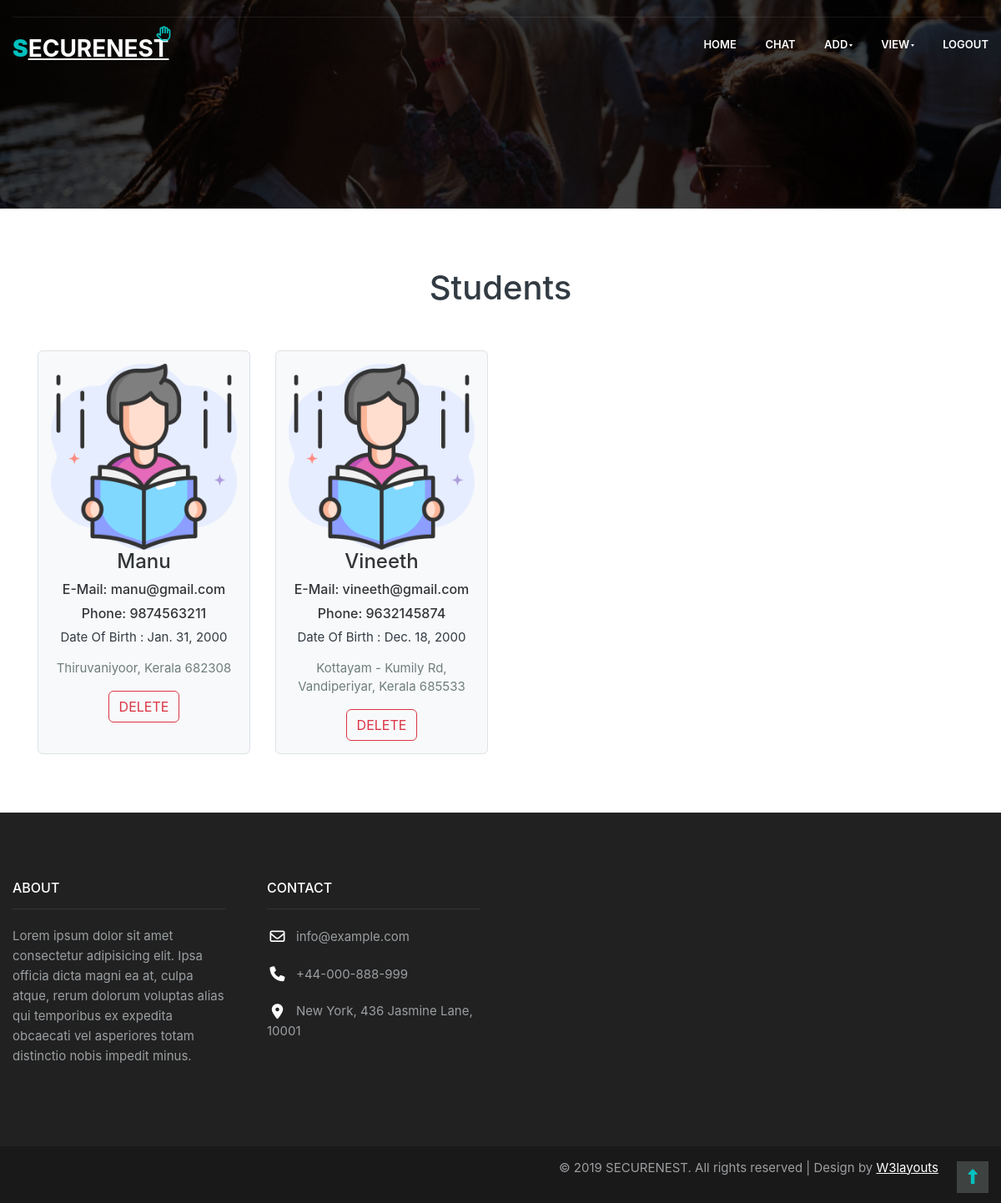
The page /viewChild/ on the database as committed earlier.
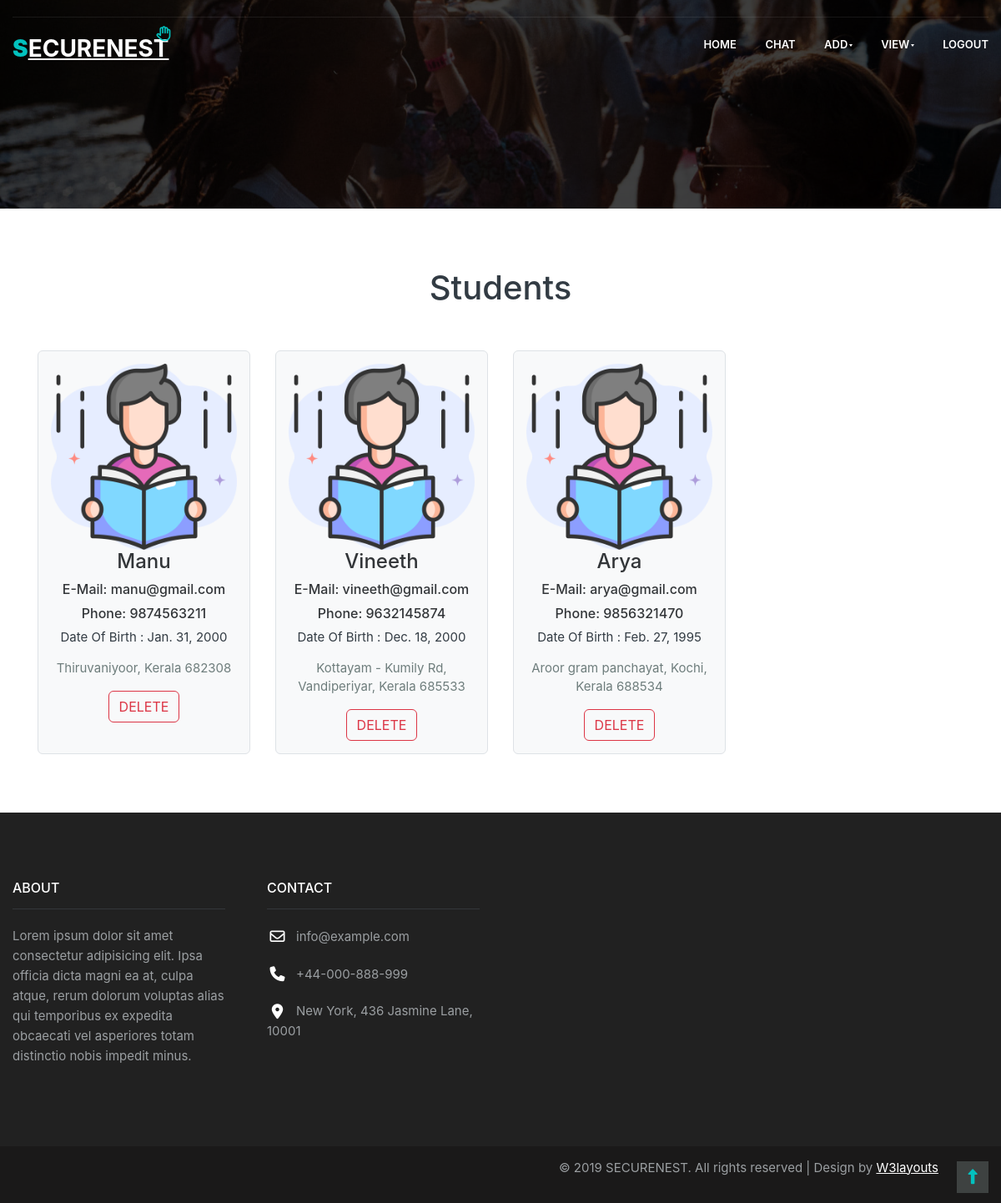
The same page on the database as committed later.
### SecureNestApp/models.py (models this page shows, shortened)
class Child(models.Model):
    name = models.CharField(max_length=100)
    email = models.EmailField(max_length=100)
    phone = models.IntegerField()
    dob = models.DateField()
    gender = models.CharField(max_length=100)
    school = models.ForeignKey(School, on_delete=models.CASCADE, null=True)
    address = models.CharField(max_length=300)
    loginid = models.ForeignKey(Login, on_delete=models.CASCADE, null=True)

### SecureNestApp/views.py (the view)
# urls.py: path("viewChild/", views.viewChild),
def viewChild(request):
    childData = Child.objects.exclude(name="Admin")
    return render(request, "ADMIN/viewChild.html", {"childData": childData})

### templates/ADMIN/viewChild.html
{% extends "ADMIN/adminBase.html" %}
{% load static %}
{% block header %}
<link href="https://cdn.jsdelivr.net/npm/bootstrap@5.2.3/dist/css/bootstrap.min.css" rel="stylesheet">
<section class="w3l-team-main-6">
	<div class="team-content">
		<div class="wrapper">
			<h3 class="hny-title text-center">Students</h3>
			<div class="d-grid grid-col-4 text-center">
				{% for i in childData %}
				<div class="team-main-6 border rounded bg-light" style="padding: 15px;">
					<div class="column-8">
						<a href="team-single.html"><img class="img-responsive"
								src="{% static 'assets/images/study.png' %}" alt=" "></a>
					</div>
					<div class="right-team-9">
						<h4>{{i.name}}</h4>
						<h6>E-Mail: {{i.email}}</h6>
						<h6>Phone: {{i.phone}}</h6>
						<p class="sm-text-32">Date Of Birth : <span>{{i.dob}}</span></p>
						<p class="sub-paragraph midd-para-team">{{i.address}}
						</p>
						<a href="/deleteChild?id={{i.id}}" class="btn btn-outline-danger">DELETE</a>
					</div>
				</div>
				{% endfor %}
			</div>
		</div>
	</div>
</section>
{% endblock %}

### templates/ADMIN/adminBase.html (shortened to what this page needs)
{% load static %}
<!DOCTYPE html>
<html lang="en">
<head>
    <link rel="stylesheet" href="{% static 'assets/css/style-freedom.css' %}">
    <link rel="stylesheet" href="{% static 'assets/css/font-awesome.min.css' %}">
</head>
<body>
    <body>
        <section class="w3l-banner-slider">
            <div class="top-header-header-hny">
                <header id="headers4-block">
                    <div class="wrapper-full">
                        <div class="top-header-strip">
                        </div>
                        <div class="d-grid nav-mobile-block header-align">
                            <div class="logo">
                                <h1 class="hny-logo"><a class="brand-logo" href="#"><label
                                            class="spl-ap">S</label>ECURENEST<span class="fa fa-hand-paper-o logo-icon"
                                            aria-hidden="true"></span></a></h1>
                            </div>
                            <nav>
                                <ul class="menu">
                                    <li><a href="/adminHome">Home</a></li>
                                    <li><a href="/viewStudents">Chat</a></li>
                                    <li>
                                        <a href="#shop">ADD<span class="angle-dropdown" aria-hidden="true"></span></a>
                                    </li>
                                    <li>
                                        <a href="#shop">VIEW<span class="angle-dropdown" aria-hidden="true"></span></a>
                                    </li>
                                    <li><a href="/logout">Logout</a></li>
                                </ul>
                            </nav>
                        </div>
                    </div>
                </header>
                <div class="inner-page-content">
                    <div class="wrapper">
                        <div class="inner-page-hny-info">
                            <ul class="breadcrumbs-custom-path text-center">
                                <li><a href="#"></a>
                                </li>
                            </ul>
                        </div>
                    </div>
                </div>
            </div>
        </section>
        {% block header %}
        {% endblock %}
        <section class="w3l-footer-22-main">
            <div class="footer">
                <div class="wrapper-full">
                    <div class="text-txt">
                        <div class="right-side">
                            <div class="sub-columns">
                                <div class="sub-one-left">
                                    <h6>About </h6>
                                    <p>Lorem ipsum dolor sit amet consectetur adipisicing elit. Ipsa officia dicta magni
                                        ea at, culpa atque, rerum dolorum voluptas alias qui temporibus ex expedita
                                        obcaecati vel asperiores totam distinctio nobis impedit minus.</p>
                                </div>
                                <div class="sub-one-left">
                                    <h6>Contact </h6>
                                    <div class="column2">
                                        <div class="href1"><span class="fa fa-envelope-o" aria-hidden="true"></span><a
                                                href="https://p.w3layouts.com/cdn-cgi/l/email-protection#93fafdf5fcd3f6ebf2fee3fff6bdf0fcfe"></a>
                                        </div>
                                        <div class="href2"><span class="fa fa-phone" aria-hidden="true"></span><a
                                                href="tel:+44-000-888-999">+44-000-888-999</a>
                                        </div>
                                        <div>
                                            <p class="contact-para"><span class="fa fa-map-marker"
                                                    aria-hidden="true"></span>New York, 436 Jasmine Lane, 10001</p>
                                        </div>
                                    </div>
                                </div>
                            </div>
                        </div>
                    </div>
                </div>
                <div class="below-section">
                    <div class="wrapper-full">
                        <div class="copyright-footer">
                            <div class="columns copy-right text-right">
                                <p>© 2019 SECURENEST. All rights reserved | Design by
                                    <a href="https://w3layouts.com/" target="_blank">W3layouts</a>
                                </p>
                            </div>
                        </div>
                    </div>
                </div>
            </div>
            <button onclick="topFunction()" id="movetop" title="Go to top">
                <span class="fa fa-long-arrow-up"></span>
            </button>
        </section>
    </body>
</html>

### templates/ADMIN/adminBase.html (style rules this page uses)
* { box-sizing: border-box; font-family: -apple-system, BlinkMacSystemFont, "Segoe UI", Roboto, Oxygen-Sans, Ubuntu, Cantarell, "Helvetica Neue", sans-serif; }

Rows that differ between the two databases and show on the page:
added Child: name "Arya", email "arya@gmail.com", phone "9856321470", dob "Feb. 27, 1995", address "Aroor gram panchayat, Kochi, Kerala 688534"
